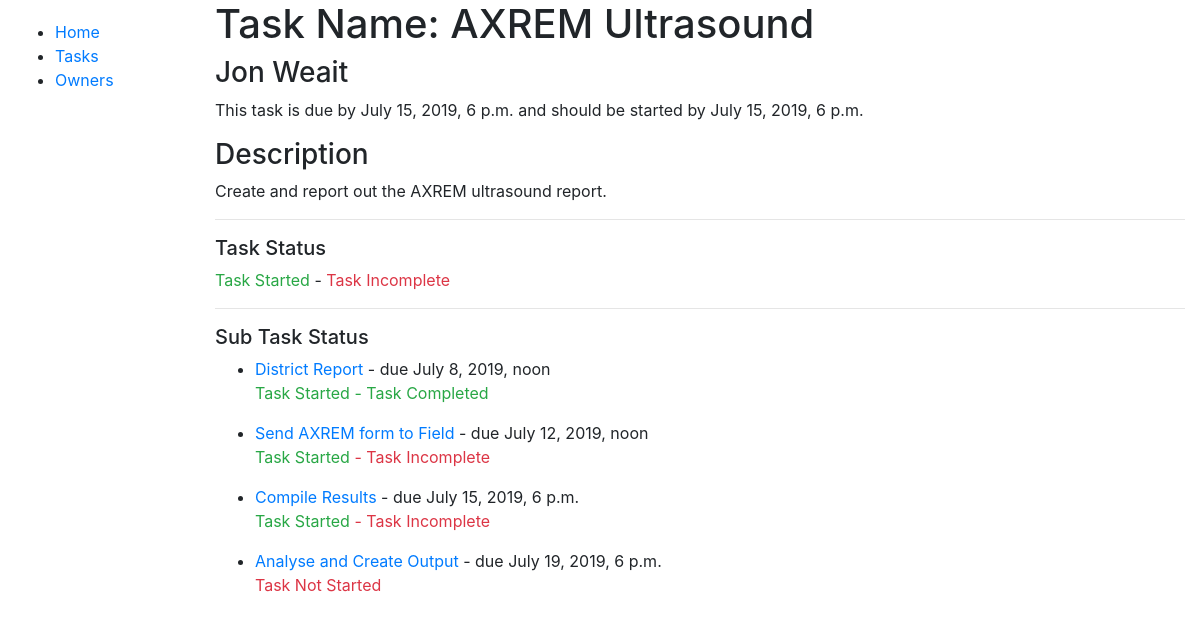
The app's page /tasks/tasks/4 with its own data.
### tasks/models.py (models this page shows, shortened)
class AbstractTask(models.Model):
    title = models.CharField(max_length=150, help_text='Task Name')
    owner = models.ForeignKey('Owner', null=False, blank=False, on_delete=models.CASCADE)
    description = models.TextField(blank=True, null=True)
    duration_days = models.IntegerField(default=0, null=True, blank=True)
    duration_hours = models.IntegerField(default=0, null=True, blank=True)
    duration_minutes = models.IntegerField(default=0, null=True, blank=True)
    due_date = models.DateTimeField(blank=False, null=False)
    started = models.BooleanField(default=False)
    finished = models.BooleanField(default=False)
    @property
    def start_by(self):
        seconds = float((self.duration_hours*3600) + (self.duration_minutes * 60))
        return self.due_date - dt.timedelta(
            days=float(self.duration_days), seconds=seconds
        )
    class Meta:
        ordering = ['due_date']
        abstract = True

class Task(AbstractTask):
    stakeholders = models.ManyToManyField('Stakeholder', blank=True)

class Owner(models.Model):
    person = models.ForeignKey(Person, on_delete=models.CASCADE)
    def name(self):
        return f'{self.person.first} {self.person.last}'
    def __str__(self):
        return self.name()

class Person(models.Model):
    first = models.CharField(max_length=100)
    last = models.CharField(max_length=100)
    department = models.ForeignKey('Department', null=True, blank=False, on_delete=models.SET_NULL)

class SubTask(AbstractTask):
    owner = models.ForeignKey(Owner, null=True, blank=True, on_delete=models.SET_NULL)
    task = models.ForeignKey(Task, on_delete=models.CASCADE)
    work_time = models.DecimalField(default=0, decimal_places=5, max_digits=300)
    def get_absolute_url(self):
        return reverse('tasks:subtask-detail', kwargs={'pk': self.pk})

### tasks/views.py (the view)
# urls.py: path('tasks/<int:pk>', TaskDetailView.as_view(), name='task-detail'),
class TaskDetailView(DetailView):
    model = Task

### tasks/templates/tasks/task_detail.html (shortened to what this page needs)
{% extends 'base.html' %}
{% block content %}
<h1>Task Name: {{ task.title }}</h1>
<h3>{{ task.owner }}</h3>
<p>This task is due by {{ task.due_date }} and should be started by {{ task.start_by }}</p>
<h3>Description</h3>
<p>{{ task.description }}</p>
<hr>
<h5>Task Status</h5>
{% if task.started %}<span class="text-success">Task Started</span>
{% else %}<span class="text-danger">Task Not Started</span>{% endif %} -
{% if task.finished %}<span class="text-success">Task Completed</span>
{% else %}<span class="text-danger">Task Incomplete</span>{% endif %}
<hr>
<h5>Sub Task Status</h5>
<ul>
{% for sub_task in task.subtask_set.all %}
    <li><a href="{{ sub_task.get_absolute_url }}">{{ sub_task.title }}</a> - due {{ sub_task.due_date }}<br>
        {% if sub_task.started %} <p class="text-success">Task Started
        {% if sub_task.finished %} - Task Completed</p>
        {% else %}<span class="text-danger"> - Task Incomplete</span></p>
        {% endif %}
        {% else %}<p class="text-danger">Task Not Started</p>
        {% endif %}
    </li>
{% endfor %}
</ul>
{% endblock %}

### records on screen
Task: title "AXREM Ultrasound", owner "Jon Weait", due_date "July 15, 2019, 6 p.m.", start_by "July 15, 2019, 6 p.m.", description "Create and report out the AXREM ultrasound report."
SubTask: title "District Report", due_date "July 8, 2019, noon", started "Task Started"
SubTask: title "Send AXREM form to Field", due_date "July 12, 2019, noon", started "Task Started"
SubTask: title "Compile Results", due_date "July 15, 2019, 6 p.m.", started "Task Started"
SubTask: title "Analyse and Create Output", due_date "July 19, 2019, 6 p.m.", started "Task Not Started"
